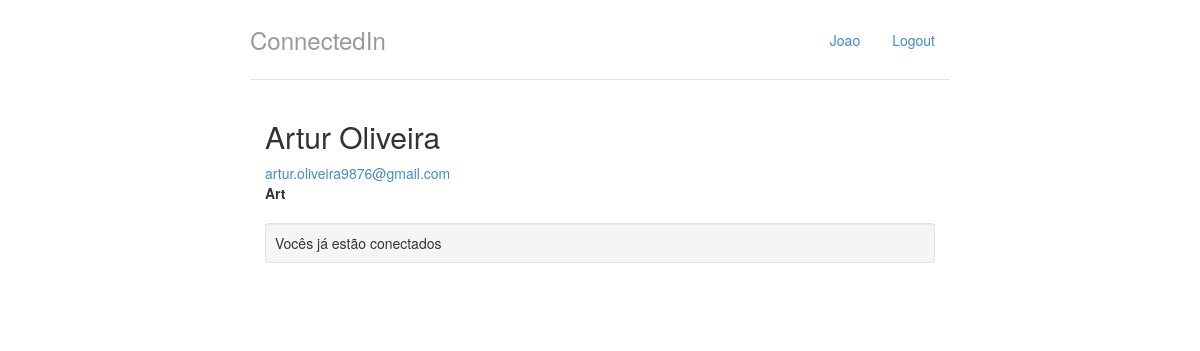
/perfil/1 (signed in), run on the app's committed database.
### perfis/models.py (models this page shows, shortened)
class Perfil(models.Model):
    class Meta:
        db_table = 'PERFIL'
        verbose_name = 'perfil'
        verbose_name_plural = 'perfis'
    nome = models.CharField(max_length=255)
    telefone = models.CharField(max_length=15)
    nome_empresa = models.CharField(max_length=255)
    contatos = models.ManyToManyField('self')
    usuario = models.OneToOneField(User, related_name='perfil', on_delete=models.CASCADE)
    criado_em = models.DateTimeField(auto_now_add=True)
    atualizado_em = models.DateTimeField(auto_now=True)
    @property
    def email(self):
        return self.usuario.email
    def ja_eh_contato(self, perfil):
        return perfil in self.contatos.all()

### perfis/views.py (the view)
# urls.py: path('perfil/<int:id_perfil>', exibir, name='exibir-perfil'),
@login_required
def exibir(request, id_perfil):
    perfil = Perfil.objects.get(id=id_perfil)
    perfil_logado = get_perfil_logado(request)
    ja_eh_contato = perfil_logado.ja_eh_contato(perfil)
    return render(request, 'perfis/perfil.html', {'perfil': perfil,
                                                  'perfil_logado': get_perfil_logado(request),
                                                  'ja_eh_contato': ja_eh_contato})

### perfis/views.py (called while the page is built)
@login_required
def get_perfil_logado(request):
    return request.user.perfil

### perfis/templates/perfis/perfil.html
{% extends 'perfis/base.html' %}
{% block body %}
<div class = "col-lg-12">
		<h2 style="margin-top: 0">{{ perfil.nome }}</h2>
		<address>
			<a href = "mailto:{{ perfil.email }}">{{ perfil.email }}</a>
			<br>
			<strong>{{ perfil.nome_empresa }}</strong>
		</address>
		{% if ja_eh_contato %}
			<div class = "well well-sm">Vocês já estão conectados</div>
		{% elif perfil != perfil_logado %}
			<a href = "{% url 'convidar-perfil' perfil.id %}">
				Convidar
			</a>
		{% endif %}
</div>
{% endblock %}

### perfis/templates/perfis/base.html (shortened to what this page needs)
{% load static %}
<!doctype html>
<html lang = "pt-br">
	<head>
		<link rel="stylesheet"
			 href="{% static 'styles/bootstrap.css' %}">
		<link rel="stylesheet"
			 href="{% static 'styles/main.css' %}">
	</head>
	<body>
		<div class="container">
			<div class = "header">
				<ul class = "nav nav-pills pull-right">
					<li><a href = "{% url 'index' %}">{{ perfil_logado.nome }}</a></li>
					<li><a href = "{% url 'logout' %}">Logout</a></li>
				</ul>
				<h3 class = "text-muted">ConnectedIn</h3>
			</div>
			<div class="row content">
				{% block body%}
				{% endblock %}
			</div>
		</div>
	</body>
</html>

### perfis/static/styles/main.css (style rules this page uses)
body { padding-top: 20px; padding-bottom: 20px; }
.header, .content, .footer { padding-left: 15px; padding-right: 15px; }
.header { border-bottom: 1px solid #e5e5e5; }
.header h3 { margin-top: 0; margin-bottom: 0; line-height: 40px; padding-bottom: 19px; }
@media (min-width: 768px) { .container { max-width: 730px; } }
.content { margin: 40px 0; }
@media screen and (min-width: 768px) { .header, .content, .footer { padding-left: 0; padding-right: 0; } }
@media screen and (min-width: 768px) { .header { margin-bottom: 30px; } }

### data on the page
Perfil: nome "Joao"
Perfil: nome "Artur Oliveira", email "artur.oliveira9876@gmail.com", nome_empresa "Art"
